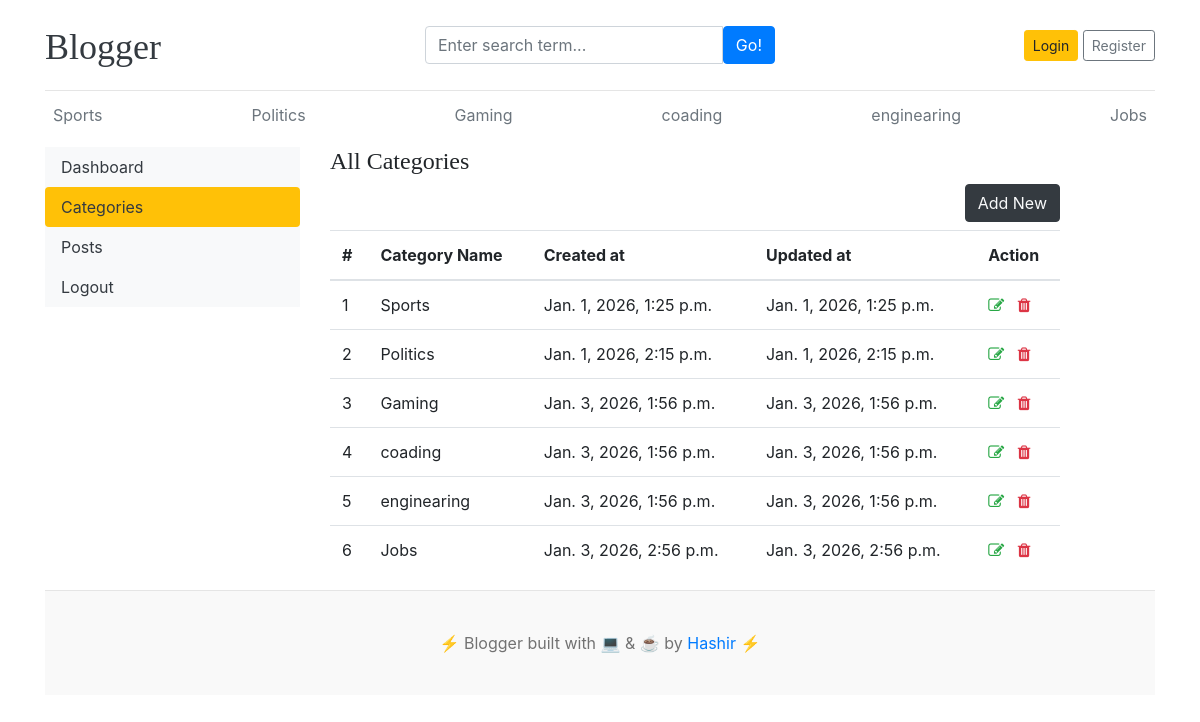
/dashboard/categories, run on the app's committed database.
### blogs/models.py (models this page shows)
class Category(models.Model):
    category_name=models.CharField(max_length=50,unique=True)
    created_at=models.DateTimeField(auto_now_add=True)
    updated_at=models.DateTimeField(auto_now_add=True)
    class Meta:
        verbose_name_plural='Categories'
    def __str__(self):
        return self.category_name

### dashboard/views.py (the view)
# urls.py: path('categories',views.categories,name='categories'),
def categories(request):
    return render(request,'dashboard/categories.html')

### blogs/context_processors.py (called while the page is built)
def get_categories(request):
    categories=Category.objects.all()
    return dict(categories=categories)

def get_Social_Links(request):
    Social=SocialSites.objects.all()
    return dict(Social=Social)

### templates/dashboard/categories.html (shortened to what this page needs)
{% extends "base.html" %}
{% block content %}
<div class='row'>
    {% include "dashboard/sidebar.html" %}
  <div class='col-md-8'>
    <h4>All Categories</h4>
    <a href="{% url 'add_category' %}" class='btn btn-dark text-light float-right mb-2'>Add New</a>
    <table class="table table-hover">
  <thead>
    <tr>
      <th >#</th>
      <th >Category Name</th>
      <th >Created at</th>
      <th >Updated at</th>
      <th > Action</th>
    </tr>
  </thead>
  <tbody>
    {% for cat in categories  %}
    <tr>
      <td>{{forloop.counter}}</th>
      <td>{{cat}}</td>
      <td>{{cat.created_at}}</td>
      <td>{{cat.updated_at}}</td>
      <td>
        <a href="{% url 'edit_category' cat.id %}"><i class='fa fa-edit text-success'></i></a>
        <a href="{% url 'delete_category' cat.id %}"><i class='fa fa-trash text-danger'></i></a>
      </td>
    </tr>
    {% endfor %}
  </tbody>
</table>
  </div>
</div>
{% endblock  %}

### templates/base.html (shortened to what this page needs)
{% load static %}
<!DOCTYPE html>
<html lang="en">
<head>
    <link href="https://getbootstrap.com/docs/4.0/dist/css/bootstrap.min.css" rel="stylesheet">
    <link rel="stylesheet" href="https://cdnjs.cloudflare.com/ajax/libs/font-awesome/4.7.0/css/font-awesome.min.css">
    <link rel="stylesheet" href="{% static 'css/blog.css' %}">
  </head>
<body>
    <div class="container">
      <header class="blog-header py-3">
        <div class="row flex-nowrap justify-content-between align-items-center">
          <div class="col-4 pt-1">
            <a class="blog-header-logo text-dark" href="/">Blogger</a>
          </div>
          <div class="col-4">
            <form action="{% url 'search' %}" method="GET">
              <div class="input-group">
              <input class="form-control" type="text" name='keyword' placeholder="Enter search term..." aria-label="Enter search term..." aria-describedby="button-search" />
              <button type="submit"class="btn btn-primary" id="button-search" type="button">Go!</button>
              </div>
            </form>
          </div>
          <div class="col-4 d-flex justify-content-end align-items-center">
            {% if not user.is_authenticated %}
            <a class="btn btn-sm btn-warning" href="{% url 'login' %}">Login</a> &nbsp;
            <a class="btn btn-sm btn-outline-secondary" href="{% url 'register' %}">Register</a>
            {% else %}
            <span><a href="{% url 'dashboard' %}">Dashboard</a></span>
            &nbsp;
            &nbsp;
            <span><a href="{% url 'logout' %}">Logout</a></span>
            {% endif %}
          </div>
        </div>
      </header>
      <div class="nav-scroller py-1 mb-2">
        <nav class="nav d-flex justify-content-between">
          {%for cat in categories %}
          <a class="p-2 text-muted" href="{% url 'posts_by_category' cat.id %}">{{cat.category_name}}</a>
          {% endfor %}
        </nav>
      </div>
{% block content%}
 {% endblock %}
  <footer class="blog-footer">
  <p>⚡️ Blogger built with 💻 & ☕️ by <a href="#">Hashir</a> ⚡️</p>
</footer>
</body>
</html>

### blog_main/static/css/blog.css (style rules this page uses)
.blog-header { border-bottom: 1px solid #e5e5e5; }
.blog-header-logo { font-family: "Playfair Display", Georgia, "Times New Roman", serif; font-size: 2.25rem; }
h1, h2, h3, h4, h5, h6 { font-family: "Playfair Display", Georgia, "Times New Roman", serif; }
.blog-footer { padding: 2.5rem 0; color: #727272; text-align: center; background-color: #f9f9f9; border-top: .05rem solid #e5e5e5; }
.blog-footer p:last-child { margin-bottom: 0; }

### data on the page
Category: category_name "Sports", created_at "Jan. 1, 2026, 1:25 p.m.", updated_at "Jan. 1, 2026, 1:25 p.m."
Category: category_name "Politics", created_at "Jan. 1, 2026, 2:15 p.m.", updated_at "Jan. 1, 2026, 2:15 p.m."
Category: category_name "Gaming", created_at "Jan. 3, 2026, 1:56 p.m.", updated_at "Jan. 3, 2026, 1:56 p.m."
Category: category_name "coading", created_at "Jan. 3, 2026, 1:56 p.m.", updated_at "Jan. 3, 2026, 1:56 p.m."
Category: category_name "enginearing", created_at "Jan. 3, 2026, 1:56 p.m.", updated_at "Jan. 3, 2026, 1:56 p.m."
Category: category_name "Jobs", created_at "Jan. 3, 2026, 2:56 p.m.", updated_at "Jan. 3, 2026, 2:56 p.m."
